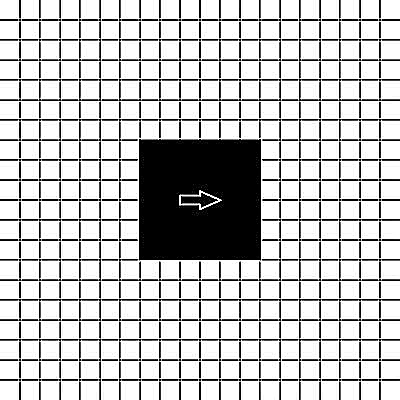
#> input picture 图像处理与可视化/Homework/数字图像处理 07/FFD/grid.png, 400 x 400 px
$ python sharpen.py
#> lines starting #> are read from the running program, lines starting #| are printed output that depends on the picture
import cv2
import numpy as np

# 读取图像
image_path = 'grid.png'  # 替换为你的图像路径
image = cv2.imread(image_path)
#> image is the input picture: shape (400, 400, 3); min 0, max 255, mean 196.3

# 定义锐化滤波器
sharpen_kernel = np.array([[-1, -1, -1],
                           [-1,  9, -1],
                           [-1, -1, -1]])

# 应用锐化滤波器
sharpened_image = cv2.filter2D(image, -1, sharpen_kernel)
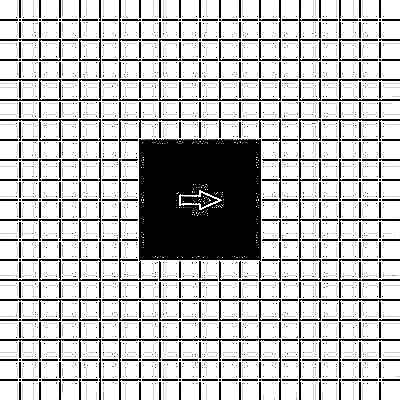
#> sharpened_image: shape (400, 400, 3); min 0, max 255, mean 190

# 保存锐化后的图像
cv2.imwrite('sharpened_image.jpg', sharpened_image)
